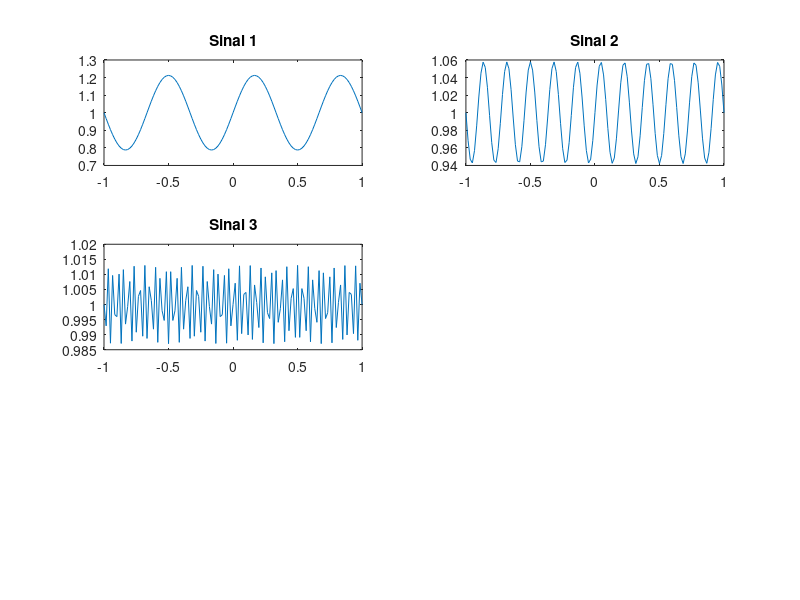

This figure's MATLAB source:
clear; clc;
t = [-1:1/60:1];
n = 3;
w = pi;
s1 = (1+(1./(n.*pi)).*sin(n.*pi).*cos(n.*w.*t))+(((1./(n.*pi))).*((1-cos(n.*pi)).*sin(n.*w.*t)));
subplot(3, 2, 1);
plot(t, s1);
title('Sinal 1');
n = 11;
s2 = (1+(1./(n.*pi)).*sin(n.*pi).*cos(n.*w.*t))+(((1./(n.*pi))).*((1-cos(n.*pi)).*sin(n.*w.*t)));
subplot(3, 2, 2);
plot(t, s2);
title('Sinal 2');
n = 49;
s3 = (1+(1./(n.*pi)).*sin(n.*pi).*cos(n.*w.*t))+(((1./(n.*pi))).*((1-cos(n.*pi)).*sin(n.*w.*t)));
subplot(3, 2, 3);
plot(t, s3);
title('Sinal 3');
